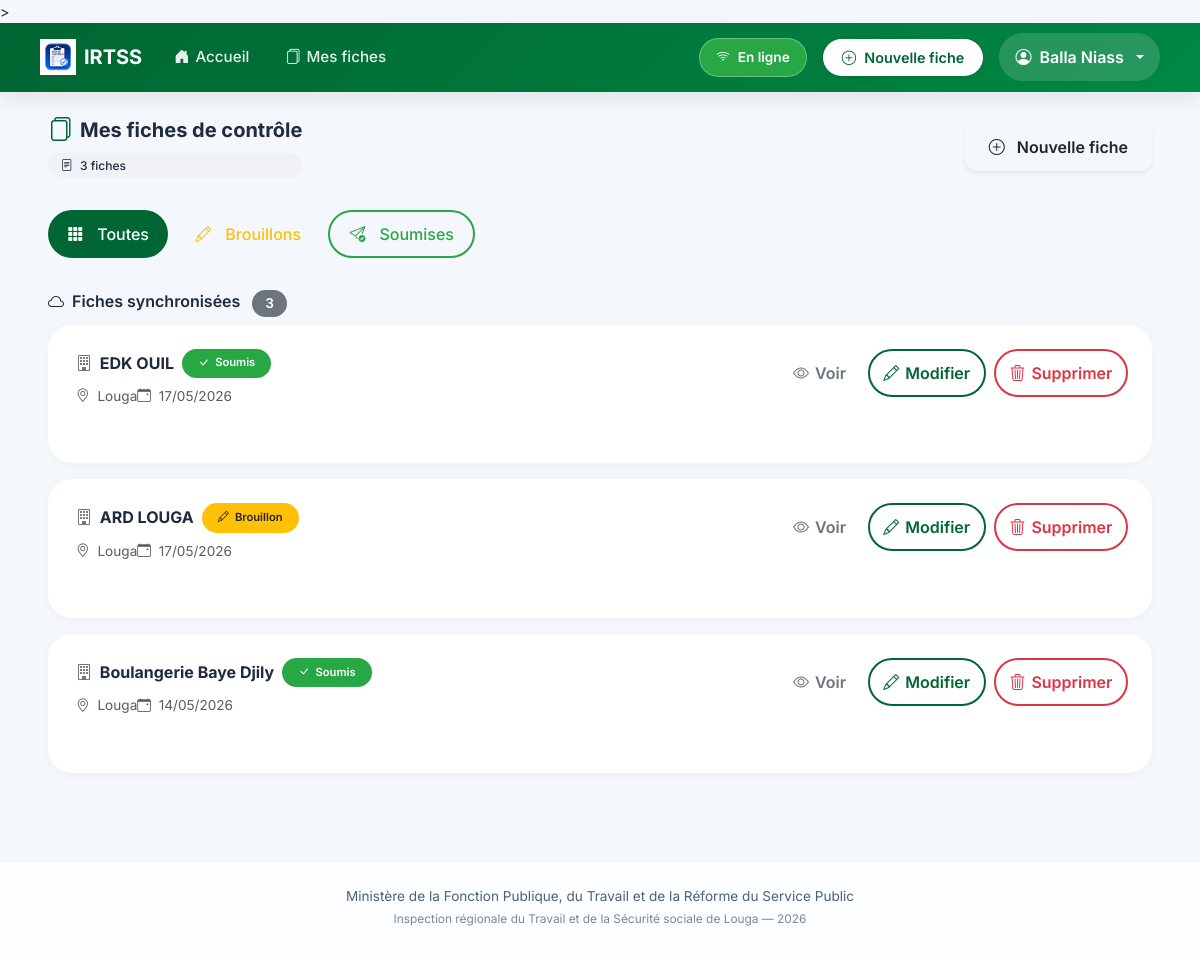
Page /fiches/ (signed in) on the committed database.
### inspection/models.py (models this page shows, shortened)
class FicheControle(models.Model):
    STATUT_CHOICES = [
        ('brouillon', 'Brouillon'),
        ('soumis', 'Soumis'),
    ]
    inspecteur = models.ForeignKey(User, on_delete=models.CASCADE, related_name='fiches')
    entreprise = models.CharField(max_length=255, verbose_name="Entreprise ou Établissement")
    date_controle = models.DateField(verbose_name="Date du contrôle")
    lieu = models.CharField(max_length=100, default="Louga", verbose_name="Lieu")
    statut = models.CharField(max_length=20, choices=STATUT_CHOICES, default='brouillon')
    local_id = models.CharField(max_length=100, blank=True, null=True)
    adresse = models.TextField(blank=True)
    telephone = models.CharField(max_length=50, blank=True)
    email_entreprise = models.EmailField(blank=True)
    date_ouverture = models.DateField(null=True, blank=True)
    forme_juridique = models.CharField(max_length=100, blank=True)
    activite_principale = models.CharField(max_length=200, blank=True)
    chef_nom = models.CharField(max_length=200, blank=True, verbose_name="Chef d'établissement - Prénom et Nom")
    chef_cellulaire = models.CharField(max_length=50, blank=True)
    chef_email = models.EmailField(blank=True)
    representant_nom = models.CharField(max_length=200, blank=True, verbose_name="Représentant travailleurs - Prénom et Nom")
    representant_qualite = models.CharField(max_length=100, blank=True)
    representant_cellulaire = models.CharField(max_length=50, blank=True)
    representant_email = models.EmailField(blank=True)
    doe = models.CharField(max_length=3, blank=True, verbose_name="Déclaration d'Ouverture d'Établissement (DOE)")
    registre_paie = models.CharField(max_length=3, blank=True)
    cadres_hommes = models.PositiveIntegerField(null=True, blank=True, default=0)
    cadres_femmes = models.PositiveIntegerField(null=True, blank=True, default=0)
    ouvriers_hommes = models.PositiveIntegerField(null=True, blank=True, default=0)
    ouvriers_femmes = models.PositiveIntegerField(null=True, blank=True, default=0)
    cdi = models.PositiveIntegerField(null=True, blank=True, default=0, verbose_name="CDI")
    cdd = models.PositiveIntegerField(null=True, blank=True, default=0, verbose_name="CDD")
    cs = models.PositiveIntegerField(null=True, blank=True, default=0, verbose_name="CS")
    c_app = models.PositiveIntegerField(null=True, blank=True, default=0, verbose_name="C APP")
    autres_contrats = models.PositiveIntegerField(null=True, blank=True, default=0, verbose_name="Autres")
    remuneration_au_temps_1 = models.BooleanField(default=False)
    remuneration_au_temps_2 = models.BooleanField(default=False)
    remuneration_a_la_piece_1 = models.BooleanField(default=False)
    remuneration_a_la_piece_2 = models.BooleanField(default=False)
    remuneration_les_deux_1 = models.BooleanField(default=False)
    remuneration_les_deux_2 = models.BooleanField(default=False)
    salaires_conformes_1 = models.CharField(max_length=3, blank=True)
    salaires_conformes_2 = models.CharField(max_length=3, blank=True)
    bulletins_paie_1 = models.CharField(max_length=3, blank=True)
    bulletins_paie_2 = models.CharField(max_length=3, blank=True)
    heures_sup_1 = models.CharField(max_length=3, blank=True)
    heures_sup_2 = models.CharField(max_length=3, blank=True)
    prime_anciennete_1 = models.CharField(max_length=3, blank=True)
    prime_anciennete_2 = models.CharField(max_length=3, blank=True)
    jours_feries_1 = models.CharField(max_length=3, blank=True)
    jours_feries_2 = models.CharField(max_length=3, blank=True)
    indemnites_transport_1 = models.CharField(max_length=3, blank=True)
    indemnites_transport_2 = models.CharField(max_length=3, blank=True)
    horaires_affiches_1 = models.CharField(max_length=3, blank=True)
    horaires_affiches_2 = models.CharField(max_length=3, blank=True)
    amenagement_8h_5j_1 = models.CharField(max_length=3, blank=True)
    amenagement_8h_5j_2 = models.CharField(max_length=3, blank=True)
    amenagement_6h40_6j_1 = models.CharField(max_length=3, blank=True)
    amenagement_6h40_6j_2 = models.CharField(max_length=3, blank=True)
    pause_quotidienne_1 = models.CharField(max_length=3, blank=True)
    pause_quotidienne_2 = models.CharField(max_length=3, blank=True)
    repos_hebdomadaire_1 = models.CharField(max_length=3, blank=True)
    repos_hebdomadaire_2 = models.CharField(max_length=3, blank=True)
    declaration_css_1 = models.CharField(max_length=3, blank=True)
    declaration_css_2 = models.CharField(max_length=3, blank=True)
    adhesion_css_1 = models.CharField(max_length=3, blank=True)
    adhesion_css_2 = models.CharField(max_length=3, blank=True)
    adhesion_ipres_1 = models.CharField(max_length=3, blank=True)
    adhesion_ipres_2 = models.CharField(max_length=3, blank=True)
    adhesion_ipm_1 = models.CharField(max_length=3, blank=True)
    adhesion_ipm_2 = models.CharField(max_length=3, blank=True)
    cotisations_css_1 = models.CharField(max_length=3, blank=True)
    cotisations_css_2 = models.CharField(max_length=3, blank=True)
    cotisations_ipres_1 = models.CharField(max_length=3, blank=True)
    cotisations_ipres_2 = models.CharField(max_length=3, blank=True)
    cotisations_ipm_1 = models.CharField(max_length=3, blank=True)
    cotisations_ipm_2 = models.CharField(max_length=3, blank=True)
    delegues_personnel_1 = models.CharField(max_length=3, blank=True)
    delegues_personnel_2 = models.CharField(max_length=3, blank=True)
    reglement_interieur_1 = models.CharField(max_length=3, blank=True)
    reglement_interieur_2 = models.CharField(max_length=3, blank=True)
    comite_hst_1 = models.CharField(max_length=3, blank=True)
    comite_hst_2 = models.CharField(max_length=3, blank=True)
    visite_medicale_1 = models.CharField(max_length=3, blank=True)
    visite_medicale_2 = models.CharField(max_length=3, blank=True)
    extincteurs_1 = models.CharField(max_length=3, blank=True)
    extincteurs_2 = models.CharField(max_length=3, blank=True)
    epi_disponible_1 = models.CharField(max_length=3, blank=True)
    epi_disponible_2 = models.CharField(max_length=3, blank=True)
    epi_effectif_1 = models.CharField(max_length=3, blank=True)
    epi_effectif_2 = models.CharField(max_length=3, blank=True)
    toilettes_1 = models.CharField(max_length=3, blank=True)
    toilettes_2 = models.CharField(max_length=3, blank=True)
    conges_1 = models.CharField(max_length=3, blank=True)
    conges_2 = models.CharField(max_length=3, blank=True)
    dasmo_bs_1 = models.CharField(max_length=3, blank=True)
    dasmo_bs_2 = models.CharField(max_length=3, blank=True)
    observations_divers = models.TextField(blank=True)
    observations_generales = models.TextField(blank=True)
    suite_observations_orales = models.BooleanField(default=False)
    suite_observations_ecrites = models.BooleanField(default=False)
    suite_mise_en_demeure = models.BooleanField(default=False)
    suite_pv_infraction = models.BooleanField(default=False)
    suite_refere = models.BooleanField(default=False)
    delai_reception = models.BooleanField(default=False)
    delai_un_mois = models.BooleanField(default=False)
    delai_autres = models.BooleanField(default=False)
    delai_autres_precision = models.CharField(max_length=200, blank=True)
    signature_equipe = models.CharField(max_length=200, blank=True)
    signature_gerant = models.CharField(max_length=200, blank=True)
    created_at = models.DateTimeField(auto_now_add=True)
    updated_at = models.DateTimeField(auto_now=True)
    class Meta:
        ordering = ['-created_at']
        verbose_name = "Fiche de contrôle"
        verbose_name_plural = "Fiches de contrôle"

### inspection/views.py (the view)
# urls.py: path('fiches/', views.liste_fiches, name='liste_fiches'),
@login_required
def liste_fiches(request):
    user = request.user
    fiches = FicheControle.objects.all().select_related('inspecteur') if user.is_staff \
             else FicheControle.objects.filter(inspecteur=user)
    statut = request.GET.get('statut', '')
    if statut:
        fiches = fiches.filter(statut=statut)
    return render(request, 'inspection/liste_fiches.html', {'fiches': fiches, 'statut_filtre': statut})

### templates/inspection/liste_fiches.html (shortened to what this page needs)
{% extends 'inspection/base.html' %}
{% load static %}
{% block content %}
<div class="container-fluid px-3 px-lg-4">
  <div class="d-flex flex-wrap align-items-center justify-content-between mb-4 gap-2">
    <div>
      <h5 class="fw-bold mb-0 d-flex align-items-center gap-2">
        <i class="bi bi-files text-senegal fs-4"></i>
        Mes fiches de contrôle
      </h5>
      <div class="compteur-filtre mt-2">
        <i class="bi bi-file-text me-1"></i>
        <span id="total-fiches-count">{{ fiches|length }}</span> fiche{{ fiches|length|pluralize }}
      </div>
    </div>
    <a href="{% url 'nouvelle_fiche' %}" class="btn btn-senegal-soft shadow-sm">
      <i class="bi bi-plus-circle me-1"></i> Nouvelle fiche
    </a>
  </div>
  <div class="mb-4 d-flex flex-wrap gap-2">
    <a href="{% url 'liste_fiches' %}"
       class="btn filter-btn {% if not statut_filtre %}btn-senegal text-white{% else %}btn-outline-secondary{% endif %}">
      <i class="bi bi-grid-3x3-gap-fill"></i> Toutes
    </a>
    <a href="?statut=brouillon"
       class="btn filter-btn {% if statut_filtre == 'brouillon' %}btn-warning text-dark{% else %}btn-outline-warning{% endif %}">
      <i class="bi bi-pencil"></i> Brouillons
    </a>
    <a href="?statut=soumis"
       class="btn filter-btn {% if statut_filtre == 'soumis' %}btn-success text-white{% else %}btn-outline-success{% endif %}">
      <i class="bi bi-send-check"></i> Soumises
    </a>
  </div>
  <div id="server-fiches-section">
    <h6 class="fw-semibold mb-2">
      <i class="bi bi-cloud me-1"></i>
      Fiches synchronisées
      <span class="badge bg-secondary ms-2" id="server-count">{{ fiches|length }}</span>
    </h6>
    <div id="server-fiches-list">
      {% if fiches %}
        {% for fiche in fiches %}
        <div class="fiche-card p-3" data-fiche-id="{{ fiche.pk }}" data-statut="{{ fiche.statut }}">
          <div class="d-flex flex-wrap justify-content-between align-items-start gap-3">
            <div class="flex-grow-1">
              <div class="d-flex flex-wrap align-items-center gap-2 mb-2">
                <h6 class="fw-bold mb-0">
                  <i class="bi bi-building me-1 text-secondary"></i>
                  {{ fiche.entreprise }}
                </h6>
                <span class="fiche-badge {% if fiche.statut == 'soumis' %}bg-success text-white{% else %}bg-warning text-dark{% endif %}">
                  {% if fiche.statut == 'soumis' %}
                    <i class="bi bi-check-lg"></i> Soumis
                  {% else %}
                    <i class="bi bi-pencil"></i> Brouillon
                  {% endif %}
                </span>
              </div>
              <div class="small text-muted d-flex flex-wrap gap-x-3 gap-y-1">
                <span><i class="bi bi-geo-alt me-1"></i> {{ fiche.lieu|default:"Lieu non renseigné" }}</span>
                <span><i class="bi bi-calendar-event me-1"></i> {{ fiche.date_controle|date:"d/m/Y" }}</span>
              </div>
            </div>
            <div class="d-flex gap-2">
              <a href="{% url 'detail_fiche' fiche.pk %}" class="btn btn-outline-secondary btn-icon" title="Voir">
                <i class="bi bi-eye"></i> <span class="d-none d-sm-inline">Voir</span>
              </a>
              <a href="{% url 'modifier_fiche' fiche.pk %}" class="btn btn-outline-primary btn-icon" title="Modifier">
                <i class="bi bi-pencil"></i> <span class="d-none d-sm-inline">Modifier</span>
              </a>
              <a href="{% url 'supprimer_fiche' fiche.pk %}" class="btn btn-outline-danger btn-icon" title="Supprimer" onclick="return confirm('Supprimer définitivement cette fiche ?')">
                <i class="bi bi-trash3"></i> <span class="d-none d-sm-inline">Supprimer</span>
              </a>
            </div>
          </div>
        </div>
        {% endfor %}
      {% else %}
        <div class="text-center py-4 text-muted bg-white rounded-4 p-4">
          <i class="bi bi-inbox display-1 opacity-25 d-block mb-3"></i>
          <p class="mb-0">Aucune fiche synchronisée</p>
        </div>
      {% endif %}
    </div>
  </div>
</div>
{% endblock %}

### templates/inspection/base.html (shortened to what this page needs)
{% load static %}
<!DOCTYPE html>
<html lang="fr">
<head>
  <link rel="stylesheet" href="{% static 'css/bootstrap.min.css' %}">
  <link rel="stylesheet" href="{% static 'icons/bootstrap-icons.css' %}">
  <link rel="stylesheet" href="{% static 'css/style.css' %}">
  <link rel="stylesheet" href="{% static 'css/fiche-mobile.css' %}">>
</head>
<body>
{% if user.is_authenticated %}
<nav class="navbar navbar-expand-lg navbar-modern sticky-top">
  <div class="container-fluid px-3 px-lg-4">
    <a
      class="navbar-brand d-flex align-items-center gap-2"
      href="{% url 'tableau_de_bord' %}"
    >
      <img
        src="{% static 'icons/logo.png' %}"
        alt="IRTSS"
        height="36"
      >
      <span class="fw-bold text-white">
        IRTSS
      </span>
    </a>
    <div class="collapse navbar-collapse" id="mainNavbar">
      <ul class="navbar-nav me-auto mb-2 mb-lg-0 align-items-center gap-1">
        <li class="nav-item">
          <a
            class="nav-link-custom {% if request.resolver_match.url_name == 'tableau_de_bord' %}active{% endif %}"
            href="{% url 'tableau_de_bord' %}"
          >
            <i class="bi bi-house-door-fill"></i>
            <span>Accueil</span>
          </a>
        </li>
        <li class="nav-item">
          <a
            class="nav-link-custom"
            href="{% url 'liste_fiches' %}"
          >
            <i class="bi bi-files"></i>
            <span>Mes fiches</span>
          </a>
        </li>
      </ul>
      <div class="d-flex align-items-center gap-3 ms-auto">
        <div id="statut-connexion" class="badge-statut">
        </div>
        <a
          href="{% url 'nouvelle_fiche' %}"
          class="btn-nouvelle-fiche"
        >
          <i class="bi bi-plus-circle"></i>
          <span>Nouvelle fiche</span>
        </a>
        <div class="dropdown dropdown-user">
          <button
            class="btn dropdown-toggle d-flex align-items-center gap-2"
            data-bs-toggle="dropdown"
          >
            <i class="bi bi-person-circle"></i>
            <span class="d-none d-md-inline">
              {% if user.first_name %}
                {{ user.first_name }} {{ user.last_name }}
              {% else %}
                {{ user.username }}
              {% endif %}
            </span>
          </button>
        </div>
      </div>
    </div>
  </div>
</nav>
{% endif %}
<main class="py-4">
  <div class="container-fluid px-3 px-lg-4">
    {% block content %}{% endblock %}
  </div>
</main>
<footer class="footer text-center py-4 mt-5">
  <div class="container">
    Ministère de la Fonction Publique, du Travail et de la Réforme du Service Public
    <br>
    <span class="small opacity-75">
      Inspection régionale du Travail et de la Sécurité sociale de Louga —
      <span id="current-year"></span>
    </span>
  </div>
</footer>
<div
  id="toast-container"
  class="toast-container position-fixed bottom-0 end-0 p-3"
></div>
</body>
</html>

### rows in the picture
FicheControle: entreprise "EDK OUIL", statut "soumis" (drawn), lieu "Louga", date_controle "17/05/2026"
FicheControle: entreprise "ARD LOUGA", statut "brouillon" (drawn), lieu "Louga", date_controle "17/05/2026"
FicheControle: entreprise "Boulangerie Baye Djily", statut "soumis" (drawn), lieu "Louga", date_controle "14/05/2026"

### other values in the picture
{{ user.first_name }} "Balla"
{{ user.last_name }} "Niass"
{{ fiches|length }} "3"
